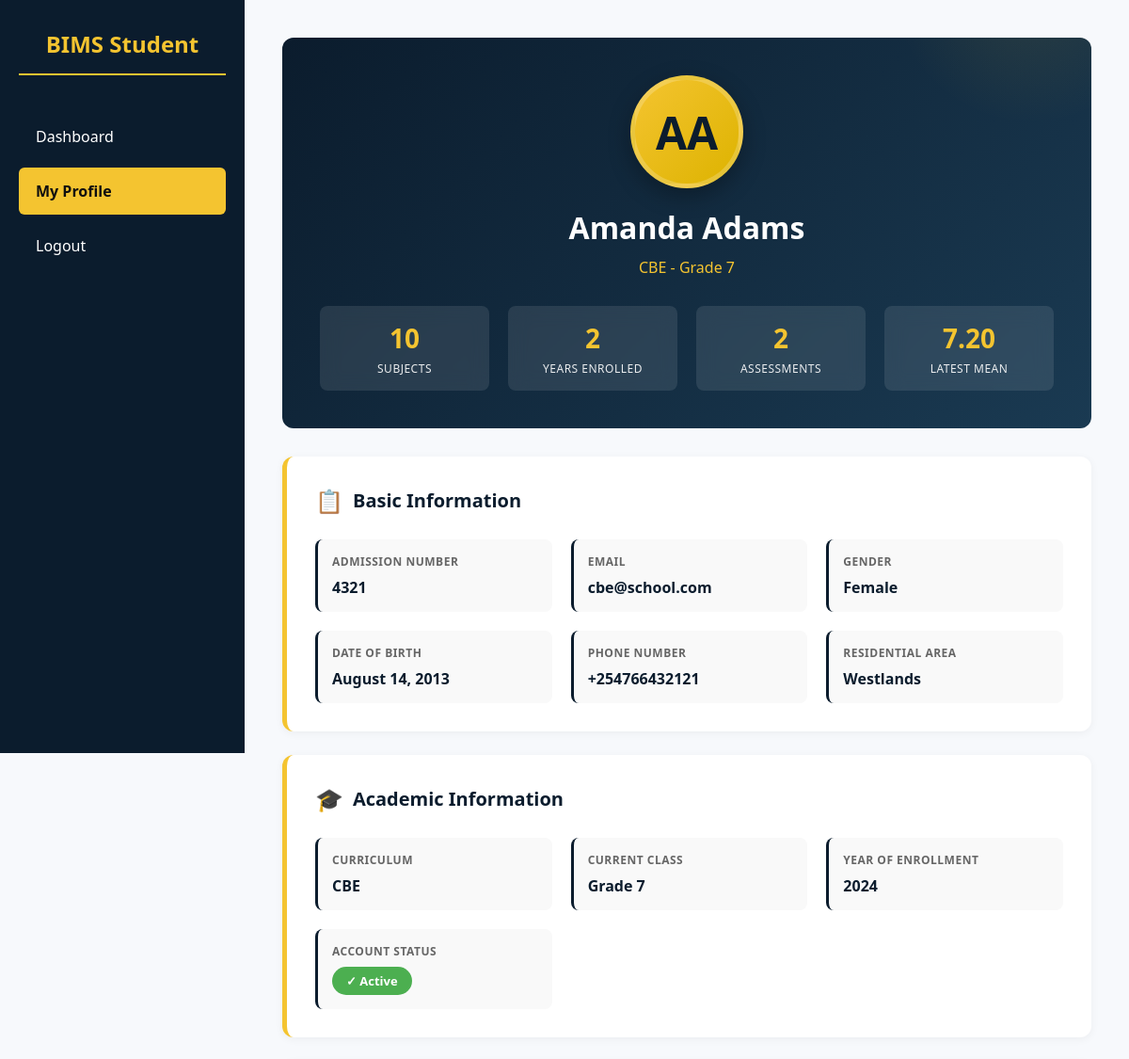
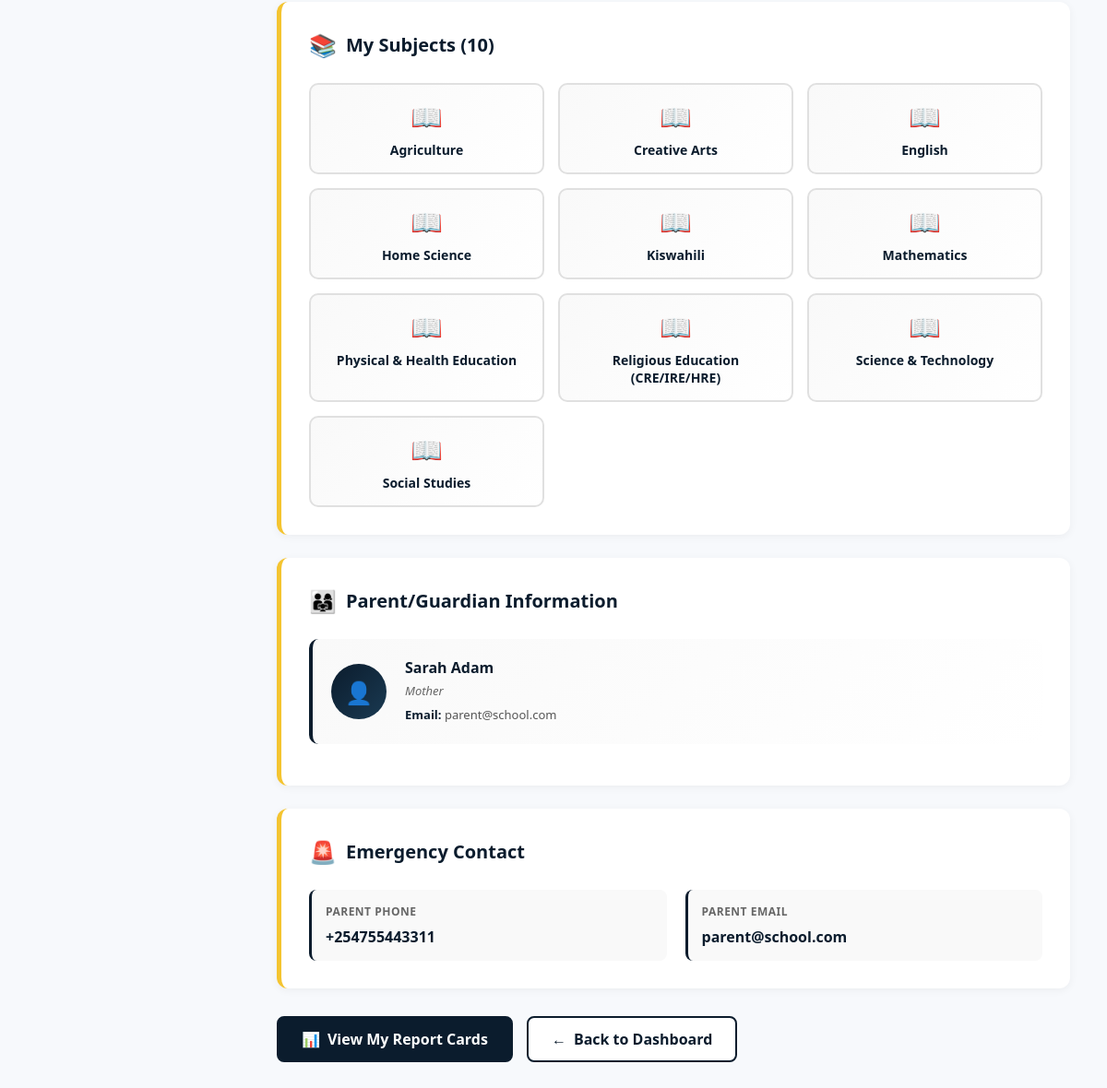
The app's page /html/student/my_profile.php (signed in) with its own data (2 pictures, top to bottom).
### tables this page shows
CREATE TABLE `students` (
  `id` int NOT NULL AUTO_INCREMENT,
  `user_id` int NOT NULL,
  `admission_number` varchar(50) DEFAULT NULL,
  `first_name` varchar(100) DEFAULT NULL,
  `last_name` varchar(100) DEFAULT NULL,
  `gender` enum('Male','Female') DEFAULT NULL,
  `date_of_birth` date DEFAULT NULL,
  `curriculum_type_id` int NOT NULL,
  `class_level_id` int NOT NULL,
  `parent_id` int DEFAULT NULL,
  `status` enum('active','inactive') DEFAULT 'active',
  `year_of_enrollment` int DEFAULT NULL,
  `phone_number` varchar(20) DEFAULT NULL,
  `residential_area` varchar(255) DEFAULT NULL,
  `parent_phone` varchar(20) DEFAULT NULL,
  `parent_email` varchar(100) DEFAULT NULL,
  PRIMARY KEY (`id`),
  UNIQUE KEY `user_id` (`user_id`),
  UNIQUE KEY `admission_number` (`admission_number`),
  UNIQUE KEY `unique_admission` (`admission_number`),
  KEY `curriculum_type_id` (`curriculum_type_id`),
  KEY `class_level_id` (`class_level_id`),
  KEY `idx_parent_id` (`parent_id`),
  CONSTRAINT `fk_students_parent` FOREIGN KEY (`parent_id`) REFERENCES `parents` (`id`) ON DELETE SET NULL ON UPDATE CASCADE,
  CONSTRAINT `students_ibfk_1` FOREIGN KEY (`user_id`) REFERENCES `users` (`id`),
  CONSTRAINT `students_ibfk_2` FOREIGN KEY (`curriculum_type_id`) REFERENCES `curriculum_types` (`id`),
  CONSTRAINT `students_ibfk_3` FOREIGN KEY (`class_level_id`) REFERENCES `classes_levels` (`id`)
);

CREATE TABLE `curriculum_types` (
  `id` int NOT NULL AUTO_INCREMENT,
  `name` varchar(50) NOT NULL,
  `description` varchar(255) DEFAULT NULL,
  PRIMARY KEY (`id`),
  UNIQUE KEY `name` (`name`)
);

CREATE TABLE `classes_levels` (
  `id` int NOT NULL AUTO_INCREMENT,
  `curriculum_type_id` int NOT NULL,
  `name` varchar(50) NOT NULL,
  `level_order` int DEFAULT NULL,
  PRIMARY KEY (`id`),
  KEY `curriculum_type_id` (`curriculum_type_id`),
  CONSTRAINT `classes_levels_ibfk_1` FOREIGN KEY (`curriculum_type_id`) REFERENCES `curriculum_types` (`id`)
);

CREATE TABLE `users` (
  `id` int NOT NULL AUTO_INCREMENT,
  `email` varchar(100) NOT NULL,
  `password` varchar(255) NOT NULL,
  `role_id` int NOT NULL,
  `status` enum('active','inactive') DEFAULT 'active',
  `created_at` timestamp NOT NULL DEFAULT CURRENT_TIMESTAMP,
  PRIMARY KEY (`id`),
  UNIQUE KEY `email` (`email`),
  KEY `role_id` (`role_id`),
  CONSTRAINT `users_ibfk_1` FOREIGN KEY (`role_id`) REFERENCES `roles` (`id`)
);

CREATE TABLE `parents` (
  `id` int NOT NULL AUTO_INCREMENT,
  `user_id` int NOT NULL,
  `first_name` varchar(100) DEFAULT NULL,
  `last_name` varchar(100) DEFAULT NULL,
  `phone` varchar(20) DEFAULT NULL,
  `linked_students` text COMMENT 'Comma-separated admission numbers',
  `phone_number` varchar(20) DEFAULT NULL,
  `residential_area` varchar(255) DEFAULT NULL,
  `relationship` varchar(50) DEFAULT NULL COMMENT 'Father, Mother, Guardian, etc.',
  PRIMARY KEY (`id`),
  UNIQUE KEY `user_id` (`user_id`),
  CONSTRAINT `parents_ibfk_1` FOREIGN KEY (`user_id`) REFERENCES `users` (`id`)
);

### html/student/my_profile.php (the view, shortened to what this page needs)
<?php
require_once __DIR__ . "/../../database/db_connect.php";
$stmt = $pdo->prepare("
    SELECT
        u.email,
        s.id as student_id,
        s.admission_number,
        s.first_name,
        s.last_name,
        s.gender,
        s.date_of_birth,
        s.phone_number,
        s.residential_area,
        s.parent_phone,
        s.parent_email,
        s.year_of_enrollment,
        s.status,
        cl.name as class_name,
        ct.name as curriculum_name
    FROM users u
    JOIN students s ON u.id = s.user_id
    LEFT JOIN classes_levels cl ON s.class_level_id = cl.id
    LEFT JOIN curriculum_types ct ON cl.curriculum_type_id = ct.id
    WHERE u.id = ?
");
$stmt->execute([$_SESSION['user_id']]);
$student = $stmt->fetch(PDO::FETCH_ASSOC);
$subjects_stmt = $pdo->prepare("SELECT subject_name FROM student_subjects WHERE student_id = ? ORDER BY subject_name");
$subjects_stmt->execute([$student['student_id']]);
$student_subjects = $subjects_stmt->fetchAll(PDO::FETCH_COLUMN);
$linked_parents = [];
if (!empty($student['admission_number'])) {
    $parents_stmt = $pdo->prepare("
        SELECT p.first_name, p.last_name, p.phone_number, p.relationship, u.email
        FROM parents p
        JOIN users u ON p.user_id = u.id
        WHERE p.linked_students LIKE ?
    ");
    $parents_stmt->execute(['%' . $student['admission_number'] . '%']);
    $linked_parents = $parents_stmt->fetchAll(PDO::FETCH_ASSOC);
}
$stats = [
    'total_subjects' => count($student_subjects),
    'years_enrolled' => date('Y') - ($student['year_of_enrollment'] ?? date('Y')),
    'total_assessments' => 0,
    'latest_mean_points' => '-'
];
try {
    $assessments_stmt = $pdo->prepare("
        SELECT COUNT(DISTINCT CONCAT(academic_year, term, assessment_type)) as total
        FROM grades
        WHERE student_id = ?
    ");
    $assessments_stmt->execute([$student['student_id']]);
    $stats['total_assessments'] = $assessments_stmt->fetchColumn();
    $latest_stmt = $pdo->prepare("
        SELECT AVG(grade_points) as mean_points
        FROM grades
        WHERE student_id = ?
        AND CONCAT(academic_year, term, assessment_type) = (
            SELECT CONCAT(academic_year, term, assessment_type)
            FROM grades
            WHERE student_id = ?
            ORDER BY academic_year DESC,
                CASE term
                    WHEN 'Term 3' THEN 3
                    WHEN 'Term 2' THEN 2
                    WHEN 'Term 1' THEN 1
                END DESC,
                CASE assessment_type
                    WHEN 'End-Term' THEN 3
                    WHEN 'Mid-Term' THEN 2
                    WHEN 'Opener' THEN 1
                END DESC
            LIMIT 1
        )
    ");
    $latest_stmt->execute([$student['student_id'], $student['student_id']]);
    $mean = $latest_stmt->fetchColumn();
    if ($mean !== null && $mean !== false) {
        $stats['latest_mean_points'] = number_format($mean, 2);
    }
} catch (PDOException $e) {
}
?>
<!DOCTYPE html>
<html lang="en">
<head>
    <link rel="stylesheet" href="../assets/css/admin.css">
    <link rel="stylesheet" href="../assets/css/student.css">
</head>
<body>
<div class="sidebar">
    <h2>BIMS Student</h2>
    <a href="../student_dashboard.php">Dashboard</a>
    <a href="my_profile.php" class="active">My Profile</a>
    <a href="../logout.php">Logout</a>
</div>
<div class="main-content">
    <div class="container">
        <div class="profile-header">
            <div class="profile-avatar">
                <?php echo strtoupper(substr($student['first_name'], 0, 1) . substr($student['last_name'], 0, 1)); ?>
            </div>
            <div class="profile-name"><?php echo htmlspecialchars($student['first_name'] . ' ' . $student['last_name']); ?></div>
            <div class="profile-title"><?php echo htmlspecialchars($student['curriculum_name'] ?? 'Student'); ?> - <?php echo htmlspecialchars($student['class_name'] ?? 'Not Assigned'); ?></div>
            <div class="quick-stats">
                <div class="quick-stat">
                    <div class="quick-stat-value"><?php echo $stats['total_subjects']; ?></div>
                    <div class="quick-stat-label">Subjects</div>
                </div>
                <div class="quick-stat">
                    <div class="quick-stat-value"><?php echo $stats['years_enrolled']; ?></div>
                    <div class="quick-stat-label">Years Enrolled</div>
                </div>
                <div class="quick-stat">
                    <div class="quick-stat-value"><?php echo $stats['total_assessments']; ?></div>
                    <div class="quick-stat-label">Assessments</div>
                </div>
                <div class="quick-stat">
                    <div class="quick-stat-value"><?php echo $stats['latest_mean_points']; ?></div>
                    <div class="quick-stat-label">Latest Mean</div>
                </div>
            </div>
        </div>
        <div class="info-section">
            <h2 class="section-title">
                <span class="section-icon">📋</span>
                Basic Information
            </h2>
            <div class="info-grid">
                <div class="info-item">
                    <div class="info-label">Admission Number</div>
                    <div class="info-value"><?php echo htmlspecialchars($student['admission_number'] ?? '-'); ?></div>
                </div>
                <div class="info-item">
                    <div class="info-label">Email</div>
                    <div class="info-value"><?php echo htmlspecialchars($student['email']); ?></div>
                </div>
                <div class="info-item">
                    <div class="info-label">Gender</div>
                    <div class="info-value"><?php echo htmlspecialchars($student['gender'] ?? '-'); ?></div>
                </div>
                <div class="info-item">
                    <div class="info-label">Date of Birth</div>
                    <div class="info-value">
                        <?php
                        if ($student['date_of_birth']) {
                            echo date('F j, Y', strtotime($student['date_of_birth']));
                        } else {
                            echo '-';
                        }
                        ?>
                    </div>
                </div>
                <div class="info-item">
                    <div class="info-label">Phone Number</div>
                    <div class="info-value"><?php echo htmlspecialchars($student['phone_number'] ?? '-'); ?></div>
                </div>
                <div class="info-item">
                    <div class="info-label">Residential Area</div>
                    <div class="info-value"><?php echo htmlspecialchars($student['residential_area'] ?? '-'); ?></div>
                </div>
            </div>
        </div>
        <div class="info-section">
            <h2 class="section-title">
                <span class="section-icon">🎓</span>
                Academic Information
            </h2>
            <div class="info-grid">
                <div class="info-item">
                    <div class="info-label">Curriculum</div>
                    <div class="info-value"><?php echo htmlspecialchars($student['curriculum_name'] ?? 'Not Assigned'); ?></div>
                </div>
                <div class="info-item">
                    <div class="info-label">Current Class</div>
                    <div class="info-value"><?php echo htmlspecialchars($student['class_name'] ?? 'Not Assigned'); ?></div>
                </div>
                <div class="info-item">
                    <div class="info-label">Year of Enrollment</div>
                    <div class="info-value"><?php echo $student['year_of_enrollment'] ?? '-'; ?></div>
                </div>
                <div class="info-item">
                    <div class="info-label">Account Status</div>
                    <div class="info-value">
                        <?php if ($student['status']): ?>
                            <span class="status-active">✓ Active</span>
                        <?php else: ?>
                            <span class="status-inactive">✗ Inactive</span>
                        <?php endif; ?>
                    </div>
                </div>
            </div>
        </div>
        <div class="info-section">
            <h2 class="section-title">
                <span class="section-icon">📚</span>
                My Subjects (<?php echo count($student_subjects); ?>)
            </h2>
            <?php if (!empty($student_subjects)): ?>
                <div class="subjects-grid">
                    <?php foreach ($student_subjects as $subject): ?>
                        <div class="subject-badge">
                            <div class="subject-icon">📖</div>
                            <div class="subject-name"><?php echo htmlspecialchars($subject); ?></div>
                        </div>
                    <?php endforeach; ?>
                </div>
            <?php else: ?>
                <div class="no-data">
                    <p>📚 No subjects assigned yet.</p>
                </div>
            <?php endif; ?>
        </div>
        <div class="info-section">
            <h2 class="section-title">
                <span class="section-icon">👨‍👩‍👧</span>
                Parent/Guardian Information
            </h2>
            <?php if (!empty($linked_parents)): ?>
                <?php foreach ($linked_parents as $parent): ?>
                    <div class="parent-card">
                        <div class="parent-avatar">👤</div>
                        <div class="parent-info">
                            <h4><?php echo htmlspecialchars(($parent['first_name'] ?? '') . ' ' . ($parent['last_name'] ?? '')); ?></h4>
                            <?php if ($parent['relationship']): ?>
                                <p class="parent-relationship"><?php echo htmlspecialchars($parent['relationship']); ?></p>
                            <?php endif; ?>
                            <p class="parent-contact"><strong>Email:</strong> <?php echo htmlspecialchars($parent['email'] ?? '-'); ?></p>
                        </div>
                    </div>
                <?php endforeach; ?>
            <?php else: ?>
                <div class="no-data">
                    <p>👨‍👩‍👧 No parent/guardian information available.</p>
                </div>
            <?php endif; ?>
        </div>
        <?php if ($student['parent_phone'] || $student['parent_email']): ?>
            <div class="info-section">
                <h2 class="section-title">
                    <span class="section-icon">🚨</span>
                    Emergency Contact
                </h2>
                <div class="info-grid">
                    <?php if ($student['parent_phone']): ?>
                        <div class="info-item">
                            <div class="info-label">Parent Phone</div>
                            <div class="info-value"><?php echo htmlspecialchars($student['parent_phone']); ?></div>
                        </div>
                    <?php endif; ?>
                    <?php if ($student['parent_email']): ?>
                        <div class="info-item">
                            <div class="info-label">Parent Email</div>
                            <div class="info-value"><?php echo htmlspecialchars($student['parent_email']); ?></div>
                        </div>
                    <?php endif; ?>
                </div>
            </div>
        <?php endif; ?>
        <div class="action-buttons">
            <a href="../student_dashboard.php" class="btn-primary">
                <span>📊</span> View My Report Cards
            </a>
            <a href="../student_dashboard.php" class="btn-secondary">
                <span>←</span> Back to Dashboard
            </a>
        </div>
    </div>
</div>
</body>
</html>

### records on screen
students: first_name+last_name "AA", first_name+last_name "Amanda Adams", curriculum_type.name "CBE", class_level.name "Grade 7", admission_number "4321", user.email "cbe@school.com", gender "Female", date_of_birth "August 14, 2013", phone_number "+254766432121", residential_area "Westlands", year_of_enrollment "2024", parent_phone "+254755443311", parent_email "parent@school.com"
parents: first_name+last_name "Sarah Adam", relationship "Mother", user.email "parent@school.com"

### other values on screen
$stats['total_subjects'] "10"
$stats['years_enrolled'] "2"
$stats['total_assessments'] "2"
$stats['latest_mean_points'] "7.20"
count($student_subjects) "10"
$subject "Agriculture"
$subject "Creative Arts"
$subject "English"
$subject "Home Science"
$subject "Kiswahili"
$subject "Mathematics"
$subject "Physical & Health Education"
$subject "Religious Education (CRE/IRE/HRE)"
$subject "Science & Technology"
$subject "Social Studies"
